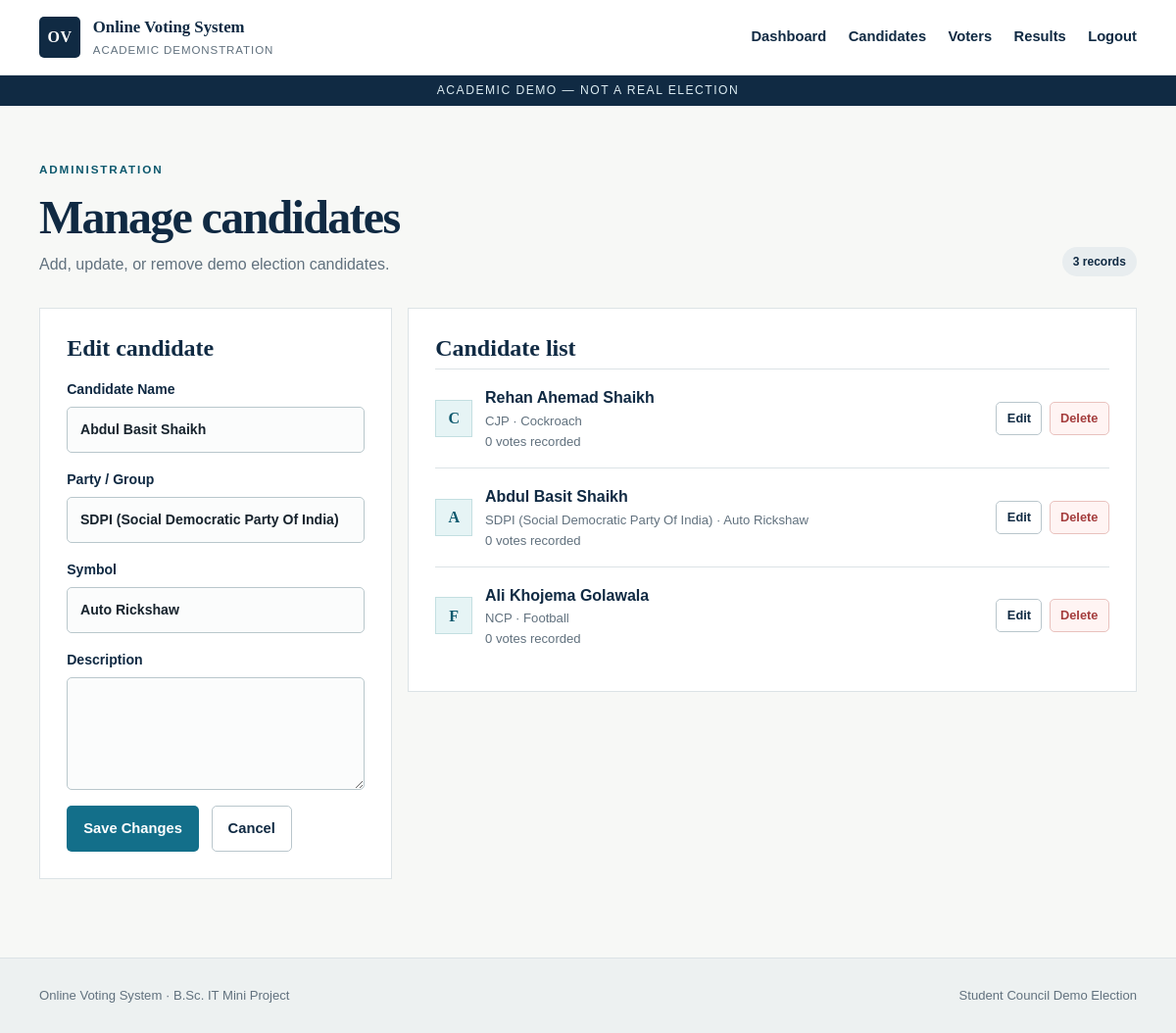
The app's page /admin/candidates/5/edit (signed in) with its own data.
### tables this page shows
CREATE TABLE candidates (
 id INTEGER PRIMARY KEY AUTOINCREMENT, name TEXT NOT NULL,
 party TEXT NOT NULL, symbol TEXT, description TEXT,
 created_at TIMESTAMP DEFAULT CURRENT_TIMESTAMP
);

### app.py (the view, shortened to what this page needs)
    @app.route("/admin/candidates/<int:candidate_id>/edit", methods=["GET", "POST"])
    @admin_required
    def edit_candidate(candidate_id):
        database = get_db()
        candidate = database.execute("SELECT * FROM candidates WHERE id = ?", (candidate_id,)).fetchone()
        if not candidate:
            abort(404)
        rows = database.execute(
            "SELECT c.*, COUNT(v.id) AS vote_count FROM candidates c LEFT JOIN votes v ON v.candidate_id=c.id GROUP BY c.id ORDER BY c.id"
        ).fetchall()
        return render_template("manage_candidates.html", candidates=rows, edit_candidate=candidate)

### database.py (called while the page is built)
def get_db():
    if "db" not in g:
        g.db = sqlite3.connect(current_app.config["DATABASE"])
        g.db.row_factory = sqlite3.Row
        g.db.execute("PRAGMA foreign_keys = ON")
    return g.db

### templates/manage_candidates.html (shortened to what this page needs)
{% extends "base.html" %}
{% block content %}
<section class="page-section"><div class="container">
  <div class="page-header"><div><p class="eyebrow">Administration</p><h1>Manage candidates</h1><p>Add, update, or remove demo election candidates.</p></div><span class="role-badge">{{ candidates|length }} records</span></div>
  <div class="management-grid">
    <section class="panel sticky-panel"><h2>{{ 'Edit candidate' if edit_candidate else 'Add candidate' }}</h2>
      <form method="post" action="{{ url_for('edit_candidate', candidate_id=edit_candidate.id) if edit_candidate else url_for('manage_candidates') }}" class="stack-form compact-form">
        <label>Candidate Name<input name="name" maxlength="60" required value="{{ edit_candidate.name if edit_candidate else '' }}"></label>
        <label>Party / Group<input name="party" maxlength="60" required value="{{ edit_candidate.party if edit_candidate else '' }}"></label>
        <label>Symbol<input name="symbol" maxlength="30" value="{{ edit_candidate.symbol if edit_candidate else '' }}"></label>
        <label>Description<textarea name="description" maxlength="250" rows="4">{{ edit_candidate.description if edit_candidate else '' }}</textarea></label>
        <div class="button-row"><button class="button button-primary" type="submit">{{ 'Save Changes' if edit_candidate else 'Add Candidate' }}</button>{% if edit_candidate %}<a class="button button-secondary" href="{{ url_for('manage_candidates') }}">Cancel</a>{% endif %}</div>
      </form>
    </section>
    <section class="panel"><h2>Candidate list</h2>
      <div class="admin-candidate-list">{% for candidate in candidates %}<article class="admin-candidate"><div class="mini-symbol">{{ candidate.symbol[:1] if candidate.symbol else candidate.name[:1] }}</div><div class="candidate-main"><strong>{{ candidate.name }}</strong><span>{{ candidate.party }} · {{ candidate.symbol or 'No symbol' }}</span><small>{{ candidate.vote_count }} vote{{ '' if candidate.vote_count == 1 else 's' }} recorded</small></div><div class="row-actions"><a class="button button-small button-secondary" href="{{ url_for('edit_candidate', candidate_id=candidate.id) }}">Edit</a><form method="post" action="{{ url_for('delete_candidate', candidate_id=candidate.id) }}" data-confirm="Delete {{ candidate.name }}? This cannot be undone."><input type="hidden" name="csrf_token" value="{{ csrf_token }}"><button class="button button-small button-danger" type="submit">Delete</button></form></div></article>{% else %}<div class="empty-state">No candidates added.</div>{% endfor %}</div>
    </section>
  </div>
</div></section>
{% endblock %}

### static/css/style.css (style rules this page uses)
:root { --navy:#102a43;--navy-2:#173f5f;--blue:#136f8a;--blue-dark:#0d596e;--teal-soft:#e6f4f5;--ink:#17232d;--muted:#61717e;--paper:#f7f8f6;--white:#fff;--line:#dce3e6;--success:#1c7457;--warning:#9a650c;--danger:#a43c3c;--shadow:0 14px 38px rgba(16,42,67,.09);--radius:10px }
* { box-sizing:border-box }
html { scroll-behavior:smooth }
body { margin:0;background:var(--paper);color:var(--ink);font-family:"Trebuchet MS","Gill Sans",sans-serif;font-size:16px;line-height:1.6 }
h1,h2,h3,p { margin-top:0 }
h1,h2,h3 { font-family:Georgia,"Times New Roman",serif;color:var(--navy);line-height:1.15 }
h1 { font-size:clamp(2rem,4.5vw,3.8rem);letter-spacing:-.035em }
h2 { font-size:clamp(1.35rem,2vw,1.8rem) }
a { color:var(--blue-dark);text-decoration-thickness:1px;text-underline-offset:3px }
button,input,textarea { font:inherit }
.container { width:min(1120px,calc(100% - 2rem));margin:auto }
.eyebrow { color:var(--blue-dark);text-transform:uppercase;letter-spacing:.16em;font-size:.73rem;font-weight:800;margin-bottom:.7rem }
.button-row,.page-actions { display:flex;align-items:center;gap:.8rem;flex-wrap:wrap }
.button { display:inline-flex;align-items:center;justify-content:center;min-height:45px;padding:.65rem 1rem;border:1px solid transparent;border-radius:5px;font-weight:800;font-size:.92rem;text-decoration:none;cursor:pointer;transition:background .18s,transform .18s,border-color .18s }
.button-primary { background:var(--blue);color:white }
.button-secondary { background:white;color:var(--navy);border-color:#b9c6cc }
.button-danger { color:var(--danger);background:#fff4f3;border-color:#e9c2be }
.button-small { min-height:34px;padding:.35rem .65rem;font-size:.8rem }
.stack-form { display:grid;gap:1rem }
.stack-form label { display:grid;gap:.38rem;font-weight:800;color:var(--navy);font-size:.88rem }
.stack-form input,.stack-form textarea { width:100%;border:1px solid #b9c7cc;background:#fbfcfc;border-radius:5px;padding:.72rem .8rem;color:var(--ink);outline:none }
.page-section { padding:3.5rem 0 5rem;min-height:calc(100vh - 190px) }
.page-header { display:flex;align-items:flex-end;justify-content:space-between;gap:2rem;margin-bottom:2rem }
.page-header h1 { font-size:clamp(2.2rem,4vw,3.2rem);margin-bottom:.5rem }
.page-header p:last-child { color:var(--muted);margin:0 }
.role-badge,.status-pill { display:inline-flex;align-items:center;white-space:nowrap;border-radius:99px;padding:.35rem .7rem;background:#e8edef;color:var(--navy);font-size:.75rem;font-weight:800 }
.panel,.action-panel { background:white;border:1px solid var(--line);padding:1.7rem }
.panel h2,.action-panel h2 { margin-bottom:.4rem }
.symbol-box,.mini-symbol { display:grid;place-items:center;background:var(--teal-soft);border:1px solid #c3dfe1;color:var(--blue-dark);font-family:Georgia,serif;font-weight:800;text-transform:uppercase }
.mini-symbol { width:38px;height:38px;flex:0 0 38px }
.management-grid { display:grid;grid-template-columns:360px 1fr;gap:1rem;align-items:start }
.sticky-panel { position:sticky;top:120px }
.compact-form { margin-top:1rem }
.admin-candidate-list { display:grid }
.admin-candidate { display:flex;align-items:center;gap:.8rem;padding:1rem 0;border-top:1px solid var(--line) }
.candidate-main { display:flex;flex-direction:column;min-width:0 }
.candidate-main strong { color:var(--navy) }
.candidate-main span,.candidate-main small { color:var(--muted);font-size:.82rem }
.row-actions { margin-left:auto;display:flex;align-items:center;gap:.45rem }
.row-actions form { margin:0 }

### records on screen
candidates: name "Abdul Basit Shaikh", party "SDPI (Social Democratic Party Of India)", symbol "Auto Rickshaw", symbol "A", vote_count "0", vote_count "s"
candidates: symbol "C", name "Rehan Ahemad Shaikh", party "CJP", symbol "Cockroach", vote_count "0", vote_count "s"
candidates: symbol "F", name "Ali Khojema Golawala", party "NCP", symbol "Football", vote_count "0", vote_count "s"

### other values on screen
{{ candidates|length }} "3"
{{ 'Edit candidate' if edit_candidate else 'Add candidate' }} "Edit candidate"
{{ 'Save Changes' if edit_candidate else 'Add Candidate' }} "Save Changes"
{{ election_name }} "Student Council Demo Election"
